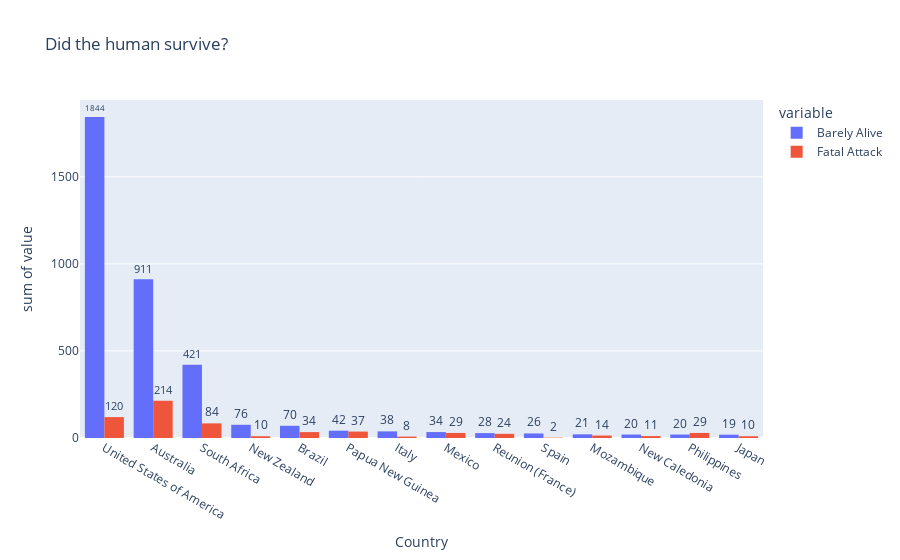

Notebook source saved alongside this figure:
### Code cell
figure_attack = px.histogram(df_concat, x="Country", y=["Barely Alive","Fatal Attack"], title="Did the human survive?",barmode="group", text_auto=True)
figure_attack.update_traces(textfont_size=12, textangle=0, textposition="outside", cliponaxis=False)

### Figure 1 — Plotly figure (JSON) as saved in the notebook; plotly's stock layout.template omitted (floating-point values rounded to 4 significant figures)
{"data": [{"alignmentgroup": "True", "bingroup": "x", "cliponaxis": false, "histfunc": "sum", "hovertemplate": "variable=Barely Alive<br>Country=%{x}<br>sum of value=%{y}<extra></extra>", "legendgroup": "Barely Alive", "marker": {"color": "#636efa", "pattern": {"shape": ""}}, "name": "Barely Alive", "offsetgroup": "Barely Alive", "orientation": "v", "showlegend": true, "textangle": 0, "textfont": {"size": 12}, "textposition": "outside", "texttemplate": "%{value}", "type": "histogram", "x": ["United States of America", "Australia", "South Africa", "New Zealand", "Brazil", "Papua New Guinea", "Italy", "Mexico", "Reunion (France)", "Spain", "Mozambique", "New Caledonia", "Philippines", "Japan"], "xaxis": "x", "y": [1844, 911, 421, 76, 70, 42, 38, 34, 28, 26, 21, 20, 20, 19], "yaxis": "y"}, {"alignmentgroup": "True", "bingroup": "x", "cliponaxis": false, "histfunc": "sum", "hovertemplate": "variable=Fatal Attack<br>Country=%{x}<br>sum of value=%{y}<extra></extra>", "legendgroup": "Fatal Attack", "marker": {"color": "#EF553B", "pattern": {"shape": ""}}, "name": "Fatal Attack", "offsetgroup": "Fatal Attack", "orientation": "v", "showlegend": true, "textangle": 0, "textfont": {"size": 12}, "textposition": "outside", "texttemplate": "%{value}", "type": "histogram", "x": ["United States of America", "Australia", "South Africa", "New Zealand", "Brazil", "Papua New Guinea", "Italy", "Mexico", "Reunion (France)", "Spain", "Mozambique", "New Caledonia", "Philippines", "Japan"], "xaxis": "x", "y": [120, 214, 84, 10, 34, 37, 8, 29, 24, 2, 14, 11, 29, 10], "yaxis": "y"}], "layout": {"barmode": "group", "legend": {"title": {"text": "variable"}, "tracegroupgap": 0}, "title": {"text": "Did the human survive?"}, "xaxis": {"anchor": "y", "domain": [0, 1], "title": {"text": "Country"}}, "yaxis": {"anchor": "x", "domain": [0, 1], "title": {"text": "sum of value"}}}}
